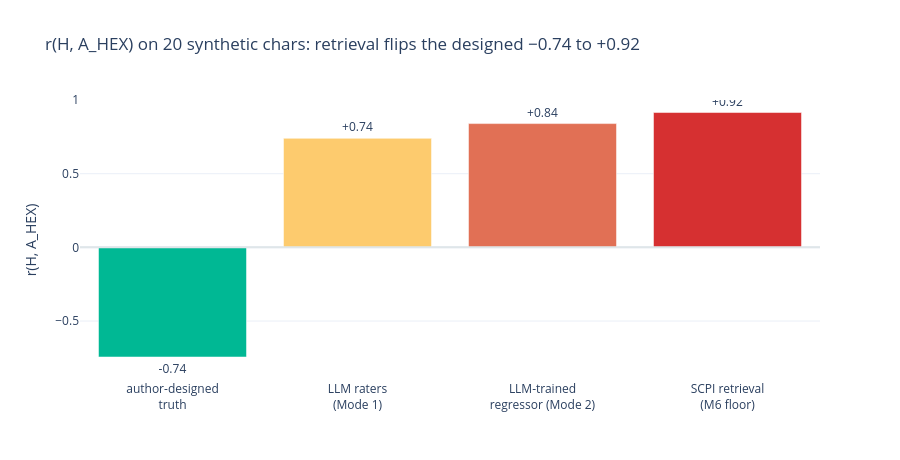

Notebook source saved alongside this figure:
### Markdown cell above
## 4. Every method fusions except the truth

r(H, A_HEX) across the 20 synthetic characters, who were *designed* anti-correlated. The LLM
raters, the LLM-trained regressor, and SCPI retrieval all return the fused (+) pattern; SCPI,
the purest retrieval, is the most extreme (r = +0.92, a full sign-flip of the designed −0.74).
Only the author-designed truth is decoupled.

### Code cell
s=D['summary']
labels=['author-designed<br>truth','LLM raters<br>(Mode 1)','LLM-trained<br>regressor (Mode 2)','SCPI retrieval<br>(M6 floor)']
vals=[s['designed_r'],s['llm_r'],s['regressor_r'],s['scpi_retrieval_r']]
cols=['#00b894','#fdcb6e','#e17055','#D63031']
fig=go.Figure(go.Bar(x=labels,y=vals,marker_color=cols,text=[f'{v:+.2f}' for v in vals],textposition='outside'))
fig.add_hline(y=0,line_color='#dfe6e9')
fig.update_layout(template=TPL,height=460,title='r(H, A_HEX) on 20 synthetic chars: retrieval flips the designed −0.74 to +0.92',
  yaxis_title='r(H, A_HEX)',yaxis_range=[-0.9,1],showlegend=False)
fig.show()

### Figure 1 — Plotly figure (JSON) as saved in the notebook; plotly's stock layout.template omitted (floating-point values rounded to 4 significant figures)
{"data": [{"marker": {"color": ["#00b894", "#fdcb6e", "#e17055", "#D63031"]}, "text": ["-0.74", "+0.74", "+0.84", "+0.92"], "textposition": "outside", "type": "bar", "x": ["author-designed<br>truth", "LLM raters<br>(Mode 1)", "LLM-trained<br>regressor (Mode 2)", "SCPI retrieval<br>(M6 floor)"], "y": [-0.744, 0.74, 0.84, 0.915]}], "layout": {"height": 460, "shapes": [{"line": {"color": "#dfe6e9"}, "type": "line", "x0": 0, "x1": 1, "xref": "x domain", "y0": 0, "y1": 0, "yref": "y"}], "showlegend": false, "title": {"text": "r(H, A_HEX) on 20 synthetic chars: retrieval flips the designed −0.74 to +0.92"}, "yaxis": {"range": [-0.9, 1], "title": {"text": "r(H, A_HEX)"}}}}
